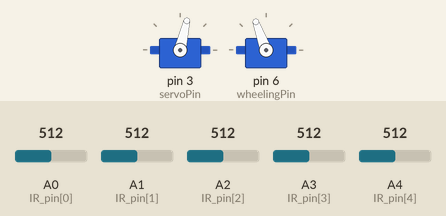
The sketch below on a simulated Arduino Uno, built with avr-gcc and run on an emulated ATmega328P. Parts: 2 × servo. The inputs (shaded band) are chosen by the test bench; at power-on: A0 (IR_pin[0]) = 512, A1 (IR_pin[1]) = 512, A2 (IR_pin[2]) = 512, A3 (IR_pin[3]) = 512, A4 (IR_pin[4]) = 512. What the sketch prints to the serial monitor is not drawn.

Above: at 1.2 s.
1.3 s: A0 (IR_pin[0]) set to 107
4.3 s: A0 (IR_pin[0]) set to 95
Timing chart, 0 to 7.3 s (numbered marks = the images above; inputs shaded):
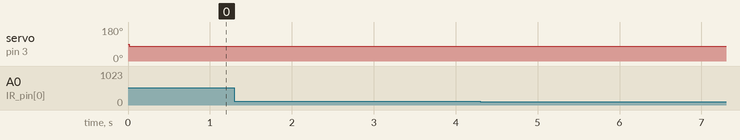

The sketch:

IR_Tracking.ino
```cpp
#include <Servo.h>

/* pin for IR sensors */
const int IR_pin[5] = {A0, A1, A2, A3, A4};

/* variables for IR tracking sensor */
#define IR_NUM 5
int IR_val[IR_NUM] = {0};
unsigned int IR_state = 0;

/* Pin for ESC */
byte servoPin = 3;
Servo servo;

/* steering wheel */
const int wheelingPin = 6;
Servo wheeling;
#define SERVO_OFF 40
#define SERVO_ZERO 110
#define SERVO_RIGHT_MAX (SERVO_ZERO + SERVO_OFF)
#define SERVO_LEFT_MAX (SERVO_ZERO - SERVO_OFF)
int ANGLES[2][IR_NUM] = {{0}};

/* user defined settings */
#define NOP_TIME 100
#define NORMAL_POWER 1340
const int ANGLE_OFFSET[2][IR_NUM] = {{13, 5, 0, -5, -15},
                                {8, 2, -2, -8, 0}};
const int POW_OFFSET[2][IR_NUM] = {{100, 10, -20, 10, 150}, //25
                              {0, 0, 3, 3, 0}};
const int TURN_DELAY[2][IR_NUM] = {{600, 20, 20, 200, 800},
                              {20, 20, 20, 20, 0}};
#define IR_THREASHOLD 500
#define SAMPLE_INTERVAL 5
#define SAMPLE_TIMES 1

void setup()
{
    Serial.begin(9600);

     /* set ESC */
    servo.attach(servoPin);
    wheeling.attach(wheelingPin);
    wheeling.write(SERVO_ZERO);

    for(int i = 0; i < 2; i++)
        for(int j = 0; j < IR_NUM; j++)
            ANGLES[i][j] = SERVO_ZERO + ANGLE_OFFSET[i][j];
}


void loop()
{
    sample_data();
    IR_state = get_IR_state();
    DEBUG();

    switch(IR_state){
        /* Actions to do if there's only 1 IR senses black line */
        case 16 :
            turn(ANGLES[0][0], NORMAL_POWER + POW_OFFSET[0][0],TURN_DELAY[0][0]);
            break;
        case 8 :
            turn(ANGLES[0][1], NORMAL_POWER + POW_OFFSET[0][1], TURN_DELAY[0][1]);
            break;
        case 4 :
            turn(ANGLES[0][2], NORMAL_POWER + POW_OFFSET[0][2], TURN_DELAY[0][2]);
            break;
        case 2 :
            turn(ANGLES[0][3], NORMAL_POWER + POW_OFFSET[0][3], TURN_DELAY[0][3]);
            break;
        //case 17 :
        case 1 :
            turn(ANGLES[0][4], NORMAL_POWER + POW_OFFSET[0][4], TURN_DELAY[0][4]);
            break;

        /* Actions to do if there are 2 neighboring IR senses black line */
        case (16 + 8) :
            turn(ANGLES[1][0], NORMAL_POWER + POW_OFFSET[1][0],TURN_DELAY[1][0]);
            break;
        case (8 + 4) :
            turn(ANGLES[1][1], NORMAL_POWER + POW_OFFSET[1][1], TURN_DELAY[1][1]);
            break;
        case (4 + 2) :
            turn(ANGLES[1][2], NORMAL_POWER + POW_OFFSET[1][2], TURN_DELAY[1][2]);
            break;
        //case 18:
        case (2 + 1) :
            turn(ANGLES[1][3], NORMAL_POWER + POW_OFFSET[1][3], TURN_DELAY[1][3]);
            break;

        /* Keep original direction for other cases (which are "noisy cases") */
        default :
            servo.writeMicroseconds(NORMAL_POWER);
            delay(NOP_TIME);
  }
}


void sample_data()
{
    /* initialize IR value */
    for(int i = 0; i < IR_NUM; i++)
        IR_val[i] = 0;

    /* sampple SAMPLE_TIMES, with time interval SAMPLE_INTERVAL */
    for(int i = 0; i < SAMPLE_TIMES; i++) {
        delay(SAMPLE_INTERVAL);
        for(int j = 0; j < 5; j++)
            IR_val[j] += analogRead(IR_pin[j]);
    }

    /* get average values */
    for(int i = 0; i < IR_NUM; i++)
        IR_val[i] /= SAMPLE_TIMES;

    IR_state = get_IR_state();
}

unsigned int get_IR_state()
{
    unsigned int ret = 0;
    for(int i = 0; i < IR_NUM; i++)
        ret += IR_val[IR_NUM - i - 1] > IR_THREASHOLD?(1<<i):0;
    return ret;
    /*
    ret += IR_val[4]>IR_THREASHOLD?1:0;
    ret += IR_val[3]>IR_THREASHOLD?2:0;
    ret += IR_val[2]>IR_THREASHOLD?4:0;
    ret += IR_val[1]>IR_THREASHOLD?8:0;
    ret += IR_val[0]>IR_THREASHOLD?16:0;
    return ret;
    */
}

void DEBUG()
{
    for(int i = 0; i < IR_NUM; i++) {
        Serial.print(i, DEC);
        Serial.print(" : ");
        Serial.print(IR_val[i], DEC);
        Serial.print(" || ");
    }
    Serial.print(" IR_state : ");
    Serial.println(IR_state, DEC);
}

void turn(int angle, int power, int time_width) {
      wheeling.write(angle);
      servo.writeMicroseconds(power);
      delay(time_width);
}
```

Measured:
- after the input at 1.3 s, every drawn part: stays the same
- after the input at 4.3 s, every drawn part: stays the same
